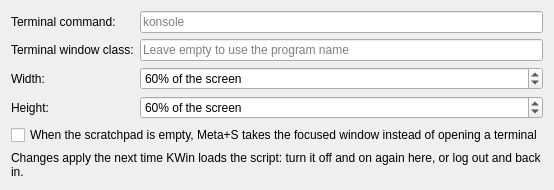
<?xml version="1.0" encoding="UTF-8"?>
<ui version="4.0">
 <class>ScratchpadConfig</class>
 <widget class="QWidget" name="ScratchpadConfig">
  <layout class="QFormLayout" name="formLayout">
   <item row="0" column="0">
    <widget class="QLabel" name="terminalCommandLabel">
     <property name="text">
      <string>Terminal command:</string>
     </property>
     <property name="buddy">
      <cstring>kcfg_TerminalCommand</cstring>
     </property>
    </widget>
   </item>
   <item row="0" column="1">
    <widget class="QLineEdit" name="kcfg_TerminalCommand">
     <property name="placeholderText">
      <string>konsole</string>
     </property>
     <property name="toolTip">
      <string>Runs through sh, so arguments work: konsole --profile Scratchpad</string>
     </property>
    </widget>
   </item>
   <item row="1" column="0">
    <widget class="QLabel" name="terminalWindowClassLabel">
     <property name="text">
      <string>Terminal window class:</string>
     </property>
     <property name="buddy">
      <cstring>kcfg_TerminalWindowClass</cstring>
     </property>
    </widget>
   </item>
   <item row="1" column="1">
    <widget class="QLineEdit" name="kcfg_TerminalWindowClass">
     <property name="placeholderText">
      <string>Leave empty to use the program name</string>
     </property>
     <property name="toolTip">
      <string>Part of the window class or app id of the terminal, e.g. "wezterm". Only needed when the command doesn't start with the terminal's name (flatpak run ...).</string>
     </property>
    </widget>
   </item>
   <item row="2" column="0">
    <widget class="QLabel" name="widthLabel">
     <property name="text">
      <string>Width:</string>
     </property>
     <property name="buddy">
      <cstring>kcfg_WidthPercent</cstring>
     </property>
    </widget>
   </item>
   <item row="2" column="1">
    <widget class="QSpinBox" name="kcfg_WidthPercent">
     <property name="suffix">
      <string>% of the screen</string>
     </property>
     <property name="minimum">
      <number>10</number>
     </property>
     <property name="maximum">
      <number>100</number>
     </property>
     <property name="value">
      <number>60</number>
     </property>
    </widget>
   </item>
   <item row="3" column="0">
    <widget class="QLabel" name="heightLabel">
     <property name="text">
      <string>Height:</string>
     </property>
     <property name="buddy">
      <cstring>kcfg_HeightPercent</cstring>
     </property>
    </widget>
   </item>
   <item row="3" column="1">
    <widget class="QSpinBox" name="kcfg_HeightPercent">
     <property name="suffix">
      <string>% of the screen</string>
     </property>
     <property name="minimum">
      <number>10</number>
     </property>
     <property name="maximum">
      <number>100</number>
     </property>
     <property name="value">
      <number>60</number>
     </property>
    </widget>
   </item>
   <item row="4" column="0" colspan="2">
    <widget class="QCheckBox" name="kcfg_UseFocusedWindowWhenEmpty">
     <property name="text">
      <string>When the scratchpad is empty, Meta+S takes the focused window instead of opening a terminal</string>
     </property>
    </widget>
   </item>
   <item row="5" column="0" colspan="2">
    <widget class="QLabel" name="applyHintLabel">
     <property name="text">
      <string>Changes apply the next time KWin loads the script: turn it off and on again here, or log out and back in.</string>
     </property>
     <property name="wordWrap">
      <bool>true</bool>
     </property>
    </widget>
   </item>
  </layout>
 </widget>
 <resources/>
 <connections/>
</ui>
